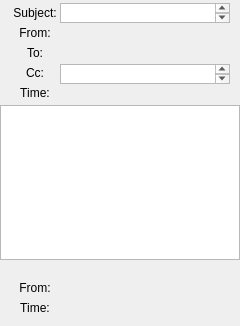
<?xml version="1.0" encoding="UTF-8"?>
<ui version="4.0">
 <class>msgview</class>
 <widget class="QDialog" name="msgview">
  <property name="geometry">
   <rect>
    <x>0</x>
    <y>0</y>
    <width>240</width>
    <height>326</height>
   </rect>
  </property>
  <property name="windowTitle">
   <string>Beluga</string>
  </property>
  <widget class="QWidget" name="email" native="true">
   <property name="geometry">
    <rect>
     <x>0</x>
     <y>0</y>
     <width>240</width>
     <height>105</height>
    </rect>
   </property>
   <widget class="QLabel" name="from">
    <property name="geometry">
     <rect>
      <x>10</x>
      <y>25</y>
      <width>50</width>
      <height>16</height>
     </rect>
    </property>
    <property name="text">
     <string>From:</string>
    </property>
    <property name="alignment">
     <set>Qt::AlignCenter</set>
    </property>
   </widget>
   <widget class="QLabel" name="time">
    <property name="geometry">
     <rect>
      <x>10</x>
      <y>85</y>
      <width>50</width>
      <height>16</height>
     </rect>
    </property>
    <property name="text">
     <string>Time:</string>
    </property>
    <property name="alignment">
     <set>Qt::AlignCenter</set>
    </property>
   </widget>
   <widget class="QLabel" name="sendTime">
    <property name="geometry">
     <rect>
      <x>60</x>
      <y>85</y>
      <width>160</width>
      <height>16</height>
     </rect>
    </property>
    <property name="text">
     <string/>
    </property>
    <property name="alignment">
     <set>Qt::AlignLeading|Qt::AlignLeft|Qt::AlignVCenter</set>
    </property>
   </widget>
   <widget class="QLabel" name="subject">
    <property name="geometry">
     <rect>
      <x>10</x>
      <y>5</y>
      <width>50</width>
      <height>16</height>
     </rect>
    </property>
    <property name="text">
     <string>Subject:</string>
    </property>
    <property name="alignment">
     <set>Qt::AlignCenter</set>
    </property>
   </widget>
   <widget class="QLabel" name="to">
    <property name="geometry">
     <rect>
      <x>10</x>
      <y>45</y>
      <width>50</width>
      <height>16</height>
     </rect>
    </property>
    <property name="text">
     <string>To:</string>
    </property>
    <property name="alignment">
     <set>Qt::AlignCenter</set>
    </property>
   </widget>
   <widget class="QLabel" name="cc">
    <property name="geometry">
     <rect>
      <x>10</x>
      <y>65</y>
      <width>50</width>
      <height>16</height>
     </rect>
    </property>
    <property name="text">
     <string>Cc:</string>
    </property>
    <property name="alignment">
     <set>Qt::AlignCenter</set>
    </property>
   </widget>
   <widget class="QPlainTextEdit" name="subjectContent">
    <property name="geometry">
     <rect>
      <x>60</x>
      <y>3</y>
      <width>170</width>
      <height>20</height>
     </rect>
    </property>
   </widget>
   <widget class="QPlainTextEdit" name="ccReceiver">
    <property name="geometry">
     <rect>
      <x>60</x>
      <y>64</y>
      <width>170</width>
      <height>20</height>
     </rect>
    </property>
   </widget>
   <widget class="QLabel" name="sender">
    <property name="geometry">
     <rect>
      <x>60</x>
      <y>24</y>
      <width>160</width>
      <height>16</height>
     </rect>
    </property>
    <property name="text">
     <string/>
    </property>
    <property name="alignment">
     <set>Qt::AlignLeading|Qt::AlignLeft|Qt::AlignVCenter</set>
    </property>
    <property name="textInteractionFlags">
     <set>Qt::LinksAccessibleByKeyboard|Qt::LinksAccessibleByMouse</set>
    </property>
   </widget>
  </widget>
  <widget class="QWidget" name="msg" native="true">
   <property name="enabled">
    <bool>true</bool>
   </property>
   <property name="geometry">
    <rect>
     <x>0</x>
     <y>270</y>
     <width>240</width>
     <height>55</height>
    </rect>
   </property>
   <widget class="QLabel" name="sender_2">
    <property name="geometry">
     <rect>
      <x>60</x>
      <y>10</y>
      <width>160</width>
      <height>16</height>
     </rect>
    </property>
    <property name="text">
     <string/>
    </property>
    <property name="alignment">
     <set>Qt::AlignLeading|Qt::AlignLeft|Qt::AlignVCenter</set>
    </property>
    <property name="textInteractionFlags">
     <set>Qt::LinksAccessibleByKeyboard|Qt::LinksAccessibleByMouse</set>
    </property>
   </widget>
   <widget class="QLabel" name="from_2">
    <property name="geometry">
     <rect>
      <x>10</x>
      <y>10</y>
      <width>50</width>
      <height>16</height>
     </rect>
    </property>
    <property name="text">
     <string>From:</string>
    </property>
    <property name="alignment">
     <set>Qt::AlignCenter</set>
    </property>
   </widget>
   <widget class="QLabel" name="sendTime_2">
    <property name="geometry">
     <rect>
      <x>60</x>
      <y>30</y>
      <width>160</width>
      <height>16</height>
     </rect>
    </property>
    <property name="text">
     <string/>
    </property>
    <property name="alignment">
     <set>Qt::AlignLeading|Qt::AlignLeft|Qt::AlignVCenter</set>
    </property>
   </widget>
   <widget class="QLabel" name="time_2">
    <property name="geometry">
     <rect>
      <x>10</x>
      <y>30</y>
      <width>50</width>
      <height>16</height>
     </rect>
    </property>
    <property name="text">
     <string>Time:</string>
    </property>
    <property name="alignment">
     <set>Qt::AlignCenter</set>
    </property>
   </widget>
  </widget>
  <widget class="QTextBrowser" name="msgContent">
   <property name="geometry">
    <rect>
     <x>0</x>
     <y>105</y>
     <width>240</width>
     <height>155</height>
    </rect>
   </property>
  </widget>
 </widget>
 <resources/>
 <connections/>
</ui>
